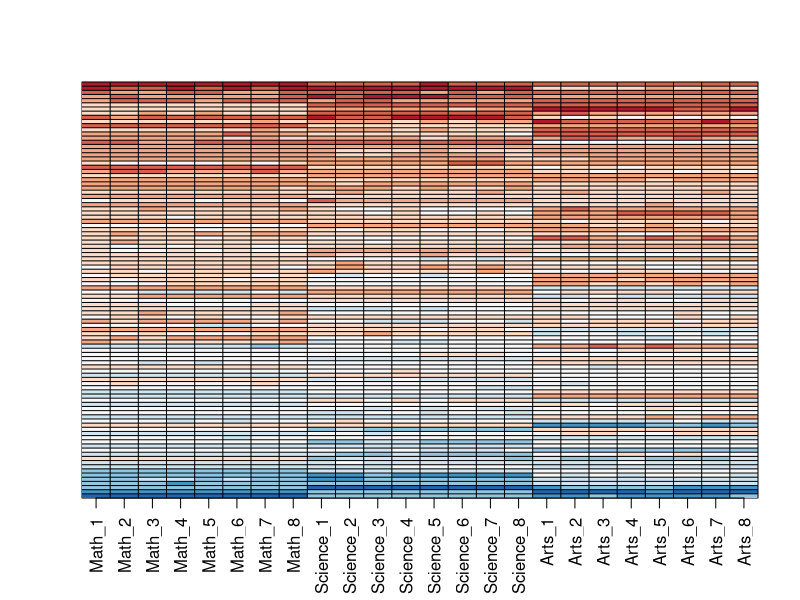
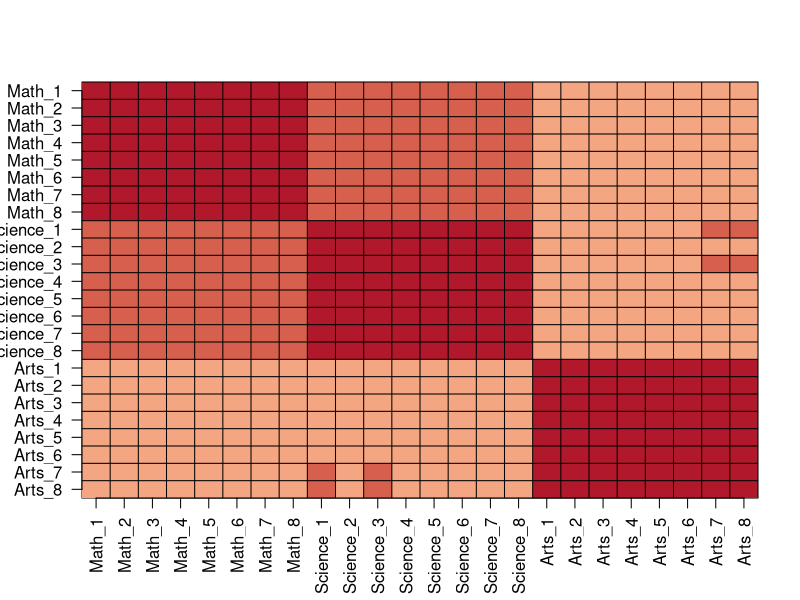
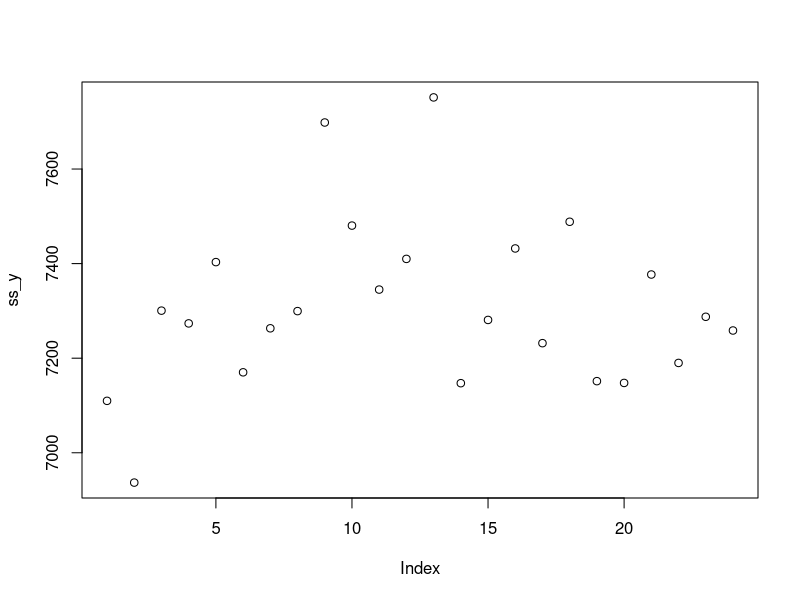
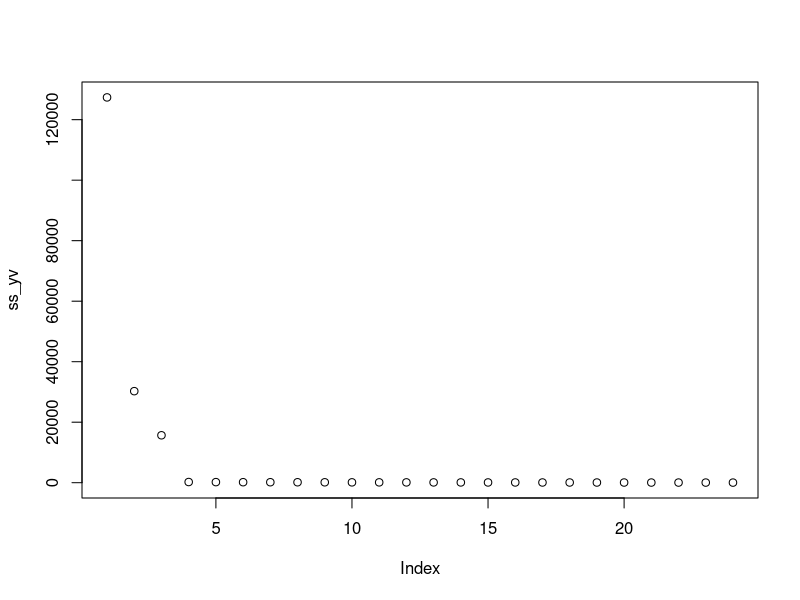
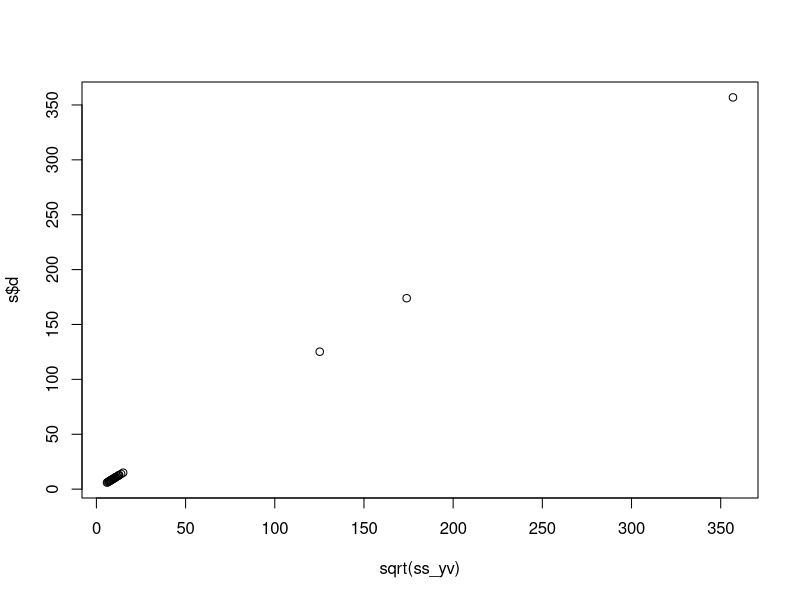
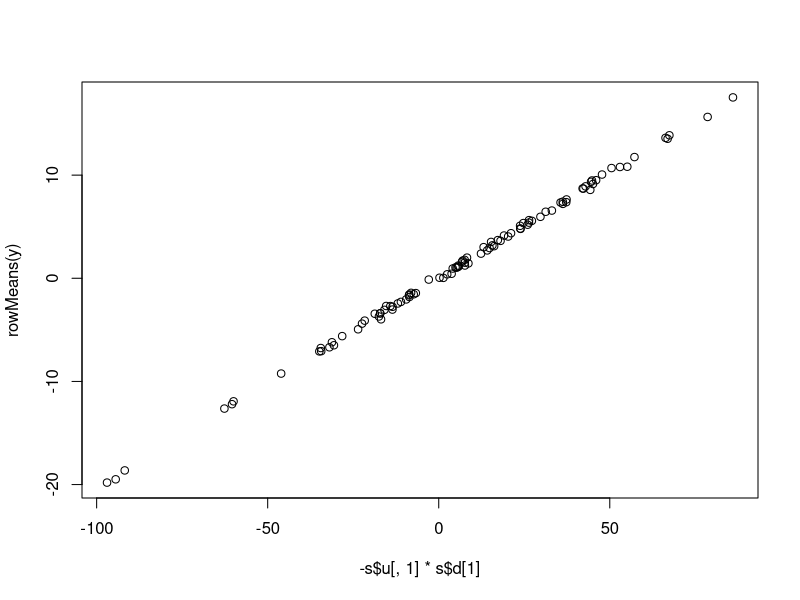
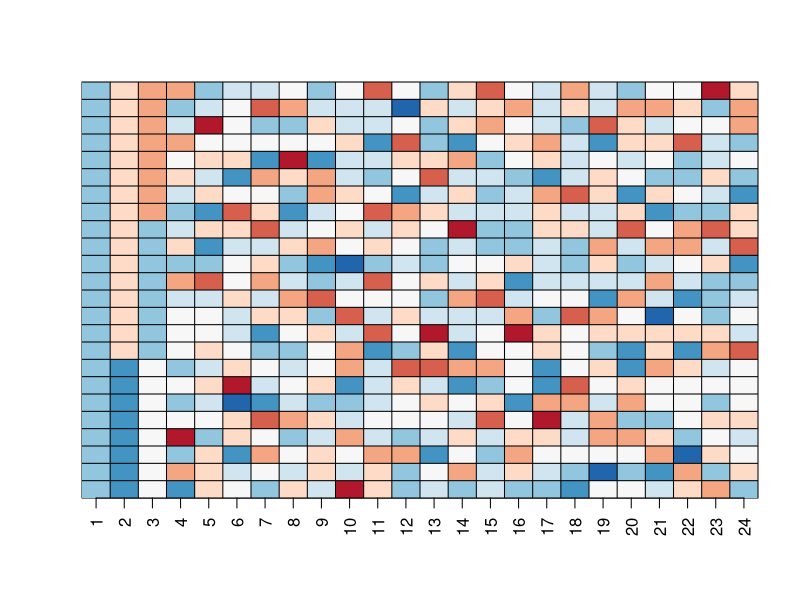

R code for these plots, in order:
set.seed(1987)
#if using R 3.6 or later, use `set.seed(1987, sample.kind="Rounding")` instead
n <- 100
k <- 8
Sigma <- 64  * matrix(c(1, .75, .5, .75, 1, .5, .5, .5, 1), 3, 3) 
m <- MASS::mvrnorm(n, rep(0, 3), Sigma)
m <- m[order(rowMeans(m), decreasing = TRUE),]
y <- m %x% matrix(rep(1, k), nrow = 1) + matrix(rnorm(matrix(n*k*3)), n, k*3)
colnames(y) <- c(paste(rep("Math",k), 1:k, sep="_"),
                 paste(rep("Science",k), 1:k, sep="_"),
                 paste(rep("Arts",k), 1:k, sep="_"))


my_image <- function(x, zlim = range(x), ...){
  colors = rev(RColorBrewer::brewer.pal(9, "RdBu"))
  cols <- 1:ncol(x)
  rows <- 1:nrow(x)
  image(cols, rows, t(x[rev(rows),,drop=FALSE]), xaxt = "n", yaxt = "n",
        xlab="", ylab="",  col = colors, zlim = zlim, ...)
  abline(h=rows + 0.5, v = cols + 0.5)
  axis(side = 1, cols, colnames(x), las = 2)
}

my_image(y)

my_image(cor(y), zlim = c(-1,1))
range(cor(y))
axis(side = 2, 1:ncol(y), rev(colnames(y)), las = 2)

s <- svd(y)
names(s)

y_svd <- s$u %*% diag(s$d) %*% t(s$v)
max(abs(y - y_svd))

ss_y <- colSums(y^2)
yv <- y%*%s$v
ss_yv <- colSums(yv^2)

sum(ss_y)
sum(ss_yv)

plot(ss_y)
plot(ss_yv)

plot(sqrt(ss_yv), s$d)

variance <- sum(yv[,1:3]^2)/sum(yv^2)
variance

ud <- identical(s$u %*% diag(s$d), sweep(s$u, 2, s$d, FUN = "*"))

plot(-s$u[,1]*s$d[1], rowMeans(y))

my_image(s$v)